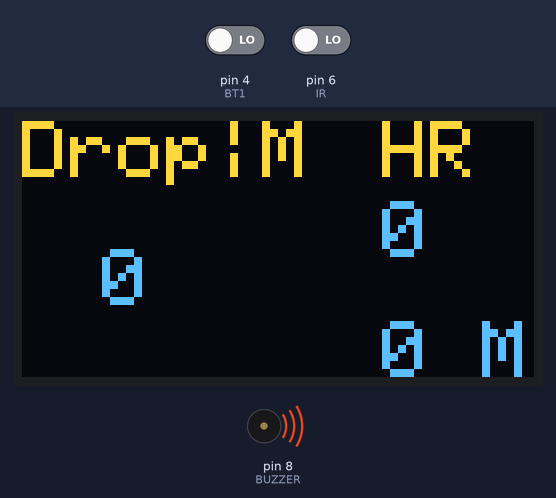
Recording of a sketch running on a simulated Arduino Uno, built with avr-gcc and run on an emulated ATmega328P. Parts: 128×64 one-colour display, buzzer (waves = sounding, pin HIGH). The test bench sets the inputs (shaded band); at power-on: pin 6 (IR) LOW, pin 4 (BT1) LOW. The OLED is the two-colour kind (top 16 rows yellow); what the sketch prints to the serial monitor is not drawn.

Above: at 1.2 s.
1.3 s: pin 6 (IR) driven HIGH
At 3.4 s:
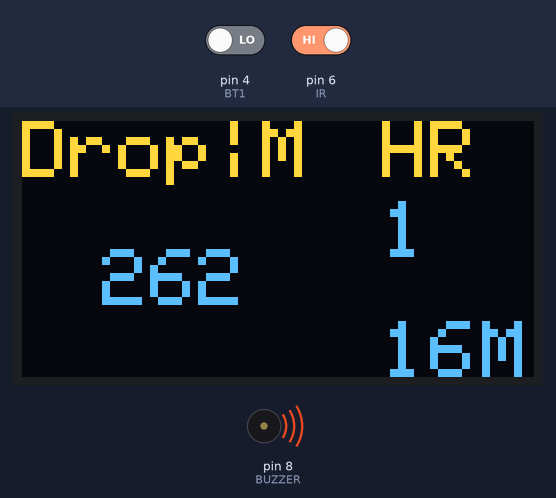
4.3 s: pin 4 (BT1) driven HIGH
At 5.3 s:
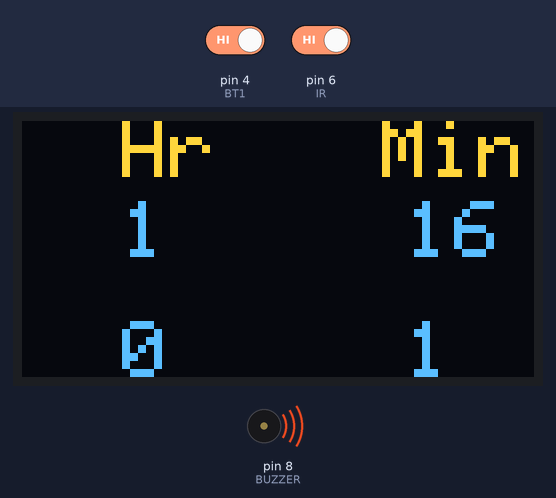
Timing chart, 0 to 7.3 s (numbered marks = the images above; inputs shaded):
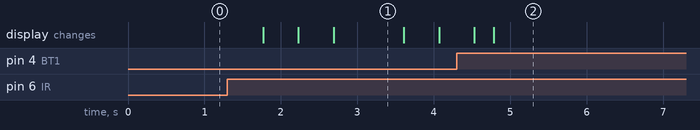

Measured:
- after the input at 1.3 s, the display: changes after 0.47 s (image 1)
- after the input at 4.3 s, the display: first differs from a run without the input after 0.49 s (image 2)
- what the display in image 1 shows lasts 0.9 s, from 2.7 s to 3.6 s

The sketch:

Code-Count-Liquid-Drop-13-10-2022.ino
```cpp
#include <Wire.h>
#include <Adafruit_GFX.h>
#include <Adafruit_SSD1306.h>


#define IR 6 //กำหนดขาไว้ INPUT ข้อมูลจาก IR SENSOR
#define BT1 4
#define BUZZER 8 //กำหนดขาไว้ BUZZER
#define SCREEN_WIDTH 128 // OLED display width,  in pixels
#define SCREEN_HEIGHT 64 // OLED display height, in pixels

// declare an SSD1306 display object connected to I2C
Adafruit_SSD1306 oled(SCREEN_WIDTH, SCREEN_HEIGHT, &Wire, -1);

int count = 0; //นับจำนวนหยด
float a[3]; //ตัวแปรเก็บค่าเวลาของหยดแล้วนำมาเทียบกัน
float hour; //ตัวแปรเก็บ ชั่วโมงแบบมีทศนิยม
float minute; //ตัวแปรเก็บ นาทีแบบมีทศนิยม
float distance ; //ตัวแปรเก็บ ระยะห่างระหว่างหยด
float myTime[2]; //ตัวแปร เก็บเวลาของหยด
float F[2]; //ตัวแปรเก็บ ความถี่ (Frequency)
float ML; //ตัวแปรเก็บ มิลลิตร / ชั่วโมง (Milliliter)
int fullhour; //ตัวแปรเก็บ ชั่วโมงแบบไม่มีทศนิยม
int fullminute; //ตัวแปรเก็บ นาทีแบบไม่มีทศนิยม
int k = 2;
int p = 1;
int m = 2;
int z = 20;
int FperMin;


void setup() {
 pinMode(IR,INPUT);
 pinMode(BT1,INPUT);
 pinMode(BUZZER,OUTPUT);
 digitalWrite(BUZZER, HIGH); //เอาไว้ปิดการทำงาน Buzzer ก่อนกดปุ่ม
 Serial.begin(115200);

 // initialize OLED display with address 0x3C for 128x64
if (!oled.begin(SSD1306_SWITCHCAPVCC, 0x3C)) {
  Serial.println(F("SSD1306 allocation failed"));
  while (true);
}

}
void loop()
{
int value = digitalRead(IR); //อ่านค่าจาก IR Sensor
int Button1 = digitalRead(BT1); //อ่านค่าจาก Button1
    myTime[1] = millis();
    myTime[1] = myTime[1] * 0.001;
    if(value == HIGH){ //รับค่าจาก IR Sensor แสดงเวลาที่น้ำหยด และเก็บค่าเพื่อไปคำนวณ
      count++;
      Serial.println("");
      Serial.print("count = ");
      Serial.println(count);
      Serial.print("Time: ");
      myTime[0] = millis(); // รับค่ามิลลิวินาที
      myTime[0] = myTime[0] * 0.001; //แปลงจาก มิลลิวินาที เป็น วินาที
      Serial.println(myTime[0]);
        if(count == p){  // เก็บเวลาที่ได้มาไว้ใน Array a[0] p == 1
          a[0] = myTime[0];
          p = p + 2;
        }
        if(count == k){ // เก็บเวลาที่ได้มาไว้ใน Array a[1] k == 2
          a[1] = myTime[0];
          k = k + 2;
        }
        delay(200);
      }
      if(myTime[1] > z && count == 0){  //ถ้ากดปุ่มแล้วไม่มีหยดน้ำดรอปหลังจาก 20 Sec ขึ้นไป
        Serial.print("No water drop in : ");
        Serial.print(myTime[1]);
        Serial.println(" Sec");
        oled.clearDisplay(); // clear display
        oled.setTextSize(1);          // text size
        oled.setTextColor(WHITE);     // text color
        oled.setCursor(0, 10);        // position to display
        oled.print("No water drop in : "); // text to display
        oled.print(myTime[1]);
        oled.println(" Sec");
        oled.display();
        for(int x = 0; x < 5 ;x++ ){
        digitalWrite(BUZZER,LOW); //เอาไว้เปิดเสียง Buzzer
        delay(1000);
        digitalWrite(BUZZER,HIGH); //เอาไว้ปิดเสียง Buzzer
        delay(1000);
        }
        z = z + 20;
      }
      if(myTime[1] > myTime[0] + z && count > 0){ //ถ้าไม่มีน้ำหยดหลังจากเคยมีน้ำหยดแล้ว 20 Sec
        Serial.print("No water drop after count : ");
        Serial.println(count);
        oled.clearDisplay(); // clear display
        oled.setTextSize(1);          // text size
        oled.setTextColor(WHITE);     // text color
        oled.setCursor(0, 10);        // position to display
        oled.print("No water drop "); // text to display
        oled.display();
        for(int x = 0; x < 5 ;x++ ){
        digitalWrite(BUZZER,LOW); //เอาไว้เปิดเสียง Buzzer
        delay(1000);
        digitalWrite(BUZZER,HIGH); //เอาไว้ปิดเสียง Buzzer
        delay(1000);
        }
        z = z + 20;
      }
    //Calculating Water Drop
      CWD();
    //Display
      oled.clearDisplay(); // clear display
      oled.setCursor(0,0);        // position to display
      oled.setTextSize(2);          // text size
      oled.setTextColor(WHITE);     // text color
      oled.print("Drop|M"); // text to display

      oled.setCursor(20,32);        // position to display
      oled.setTextSize(2);          // text size
      oled.setTextColor(WHITE);     // text color
      oled.print(FperMin);

      oled.setCursor(90,0);        // position to display
      oled.setTextSize(2);          // text size
      oled.setTextColor(WHITE);
      oled.print("HR");

      oled.setCursor(90,20);        // position to display
      oled.setTextSize(2);          // text size
      oled.print(fullhour);

      oled.setCursor(90,50);        // position to display
      oled.setTextSize(2);          // text size
      oled.setTextColor(WHITE);
      oled.print(fullminute);

      oled.setCursor(115,50);        // position to display
      oled.setTextSize(2);          // text size
      oled.setTextColor(WHITE);
      oled.print("M");

      oled.display();


    if(Button1 == HIGH){
      countdown();
    }
}

void CWD() //คำนวณหยดน้ำ Calculating Water Drop
  {
    if(count > m || count == m){ // คำนวณหยด
      distance = a[1] - a[0]; // คำนวณระยะเวลาระหว่างหยด
      Serial.print("Drop distance  :  ");
      Serial.println(distance); //เอาเวลาที่ หยดที่ 2 กับ หยดที่ 3 มาลบกัน
      F[0] = 1 / distance; // คำนวณเวลาหยดใน 1 นาที /60 วิ
      Serial.print("Frequency  :  ");
      Serial.println(F[0]);
      FperMin = F[0] * 60; // จำนวนหยดใน 1 นาที
      ML = F[0] * 3600 * 0.05; // คำนวณปริมาณ ML / ชั่วโมง
      Serial.print("Milliliter  :  ");
      Serial.println(ML);
      hour = 1000 / ML; // คำนวณเวลาที่ใช้ในการเติมน้ำเกลือ
      //Serial.print("hour :  ");
      //Serial.println(hour);

      //แปลงเวลาจากเป็นทศนิยม เป็น ชั่วโมง / นาที
      fullhour = hour;
      minute = hour - fullhour;
      minute = minute * 60; // เอาไปทำเป็นนาที
      fullminute = minute;
      /*Serial.print("Hour : ");
      Serial.print(fullhour);
      Serial.print(" Hr ");
      Serial.print("Minute : ");
      Serial.print(fullminute);
      Serial.println(" Min");*/

    m = m + 2;
  }
}

void countdown() //เอาไว้นับถอยหลัง
{
  int time[2];
  int cdmin = 0; //กำหนดนับถอยหลังนาที
  int cdhr = 0; //กำหนดนับถอยหลังชั่วโมง
  time[0] = fullhour;
  time[1] = fullminute;
  while(cdhr < time[0] || cdmin < time[1]){
    if(cdmin == 60){
        cdhr++; //ถ้า cdmin นับถึง 60 ให้เพิ่ม cdhr +1
        cdmin = 0; //จะคืนค่า cdmin = 0
        Serial.print("HR : ");
        Serial.println(cdhr);
    }
    else{
        cdmin++; //ถ้าไม่ถึง 60 ให้ cdmin +1
        Serial.print("MIN : ");
        Serial.println(cdmin);
        oled.clearDisplay(); // clear display
        oled.setCursor(25,0);        // position to display
        oled.setTextSize(2);          // text size
        oled.setTextColor(WHITE);     // text color
        oled.print("Hr"); // text to display

        oled.setCursor(25,20);        // position to display
        oled.setTextSize(2);          // text size
        oled.setTextColor(WHITE);     // text color
        oled.print(fullhour); // text to display

        oled.setCursor(25,50);        // position to display
        oled.setTextSize(2);          // text size
        oled.setTextColor(WHITE);     // text color
        oled.print(cdhr);

        oled.setCursor(90,0);        // position to display
        oled.setTextSize(2);          // text size
        oled.setTextColor(WHITE);     // text color
        oled.print("Min"); // text to display

        oled.setCursor(96,20);
        oled.setTextSize(2);
        oled.setTextColor(WHITE);
        oled.print(fullminute);

        oled.setCursor(96,50);
        oled.setTextSize(2);
        oled.setTextColor(WHITE);
        oled.print(cdmin);

        oled.display();

        delay(60000); // Delay 60 วินาที ต้องแก้เป็น 60000
      }
  if(time[0] == cdhr && time[1] == cdmin){
        Serial.print("น้ำเกลือหมดแล้ว");
      oled.clearDisplay();
      oled.setTextSize(2);
      oled.setTextColor(WHITE);
      oled.setCursor(48, 0);
      oled.print("Out");
      oled.setCursor(48, 16);
      oled.print("Of");
      oled.setCursor(48, 32);
      oled.print("Time");
      oled.display();
      for(int x = 0; x < 5 ;x++ ){
        digitalWrite(BUZZER,LOW); //เอาไว้เปิดเสียง Buzzer
        delay(2000);
        digitalWrite(BUZZER,HIGH); //เอาไว้ปิดเสียง Buzzer
        delay(2000);
      }
      break;
    }
  }
}
```
